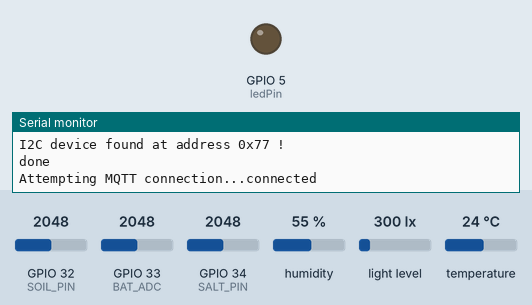
A sketch run on a simulated ESP32. Shown: output pins drawn as LEDs (lit = HIGH), the last lines printed to the serial monitor. The inputs (shaded band) are chosen by the test bench; at power-on: humidity 55 %, GPIO 32 (SOIL_PIN) = 2048, GPIO 33 (BAT_ADC) = 2048, GPIO 34 (SALT_PIN) = 2048, light level 300 lx, temperature 24 °C. No MQTT or app messages arrive unless stated; nothing arrives over Bluetooth unless stated; pins used as bus, display or sensor lines are not drawn.

Above: at 2.2 s.
2.3 s: humidity set to 22 %
At 6.4 s:
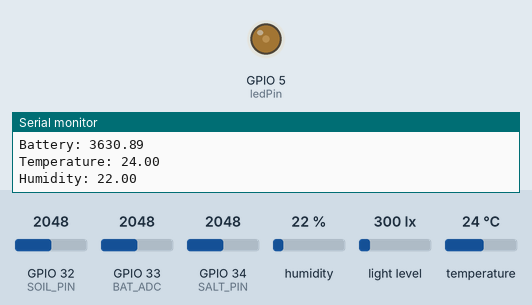
6.7 s: humidity set to 40 %
At 11.4 s:
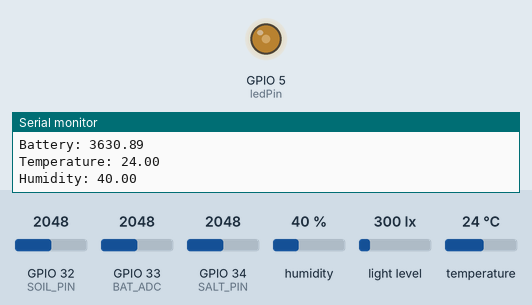
11.7 s: humidity set to 68 %
At 15.6 s:
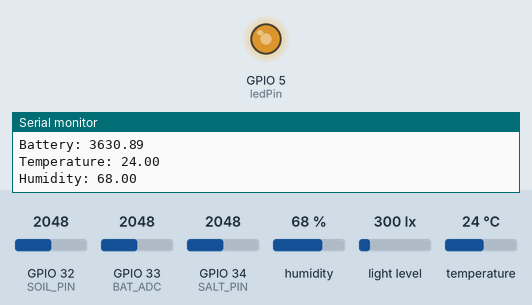
16.7 s: humidity set to 88 %
At 20.6 s:
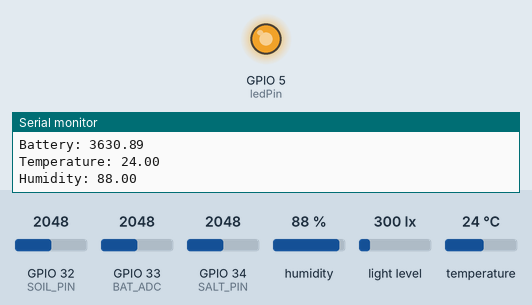
Timing chart, 0 to 22.1 s (numbered marks = the images above; inputs shaded):
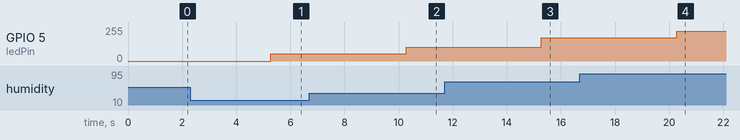

The sketch:

src.ino
```cpp
// Full suite of features: Bluetooth, MQTT, and sensing. Removed web server.
// ================================================================
// ================ Section 0: References =========================
// ================================================================

// https://randomnerdtutorials.com/esp32-mqtt-publish-subscribe-arduino-ide/
// https://randomnerdtutorials.com/testing-mosquitto-broker-and-client-on-raspbbery-pi/

/*  TABLE OF CONTENTS
 *  0 - References
 *  1 - Imports
 *  2 - Configurations
 *  3 - MQTT
 *  4 - Wifi
 *  5 - Sensing
 *  6 - Setup
 *  7 - Loop
 *  8 - Wire
 */
// ================================================================
// ================ Section 1: Imports ============================
// ================================================================

// Imports whose purpose is unclear:
#include <algorithm>
#include <arduino.h>
#include <iostream>
#include <Button2.h>            //https://github.com/LennartHennigs/Button2
#include <Wire.h>

// imported stuffs for pubsub/MQTT
#include <WiFi.h>
#include <PubSubClient.h>

// Imports for the sensors
#include <BH1750.h>             //https://github.com/claws/BH1750
#include <DHT12.h>              //https://github.com/xreef/DHT12_sensor_library

//Miscellaneous
#include "configuration.h"

//Bluetooth
#include "BluetoothSerial.h"

// ================================================================
// ================ Section 2: Configurations =====================
// ================================================================

#if !defined(CONFIG_BT_ENABLED) || !defined(CONFIG_BLUEDROID_ENABLED)
#error Bluetooth is not enabled! Please run `make menuconfig` to and enable it
#endif
BluetoothSerial SerialBT;

#define PIDN

typedef enum {
  DHTxx_SENSOR_ID,
  BHT1750_SENSOR_ID,
  SOIL_SENSOR_ID,
  SALT_SENSOR_ID,
  VOLTAGE_SENSOR_ID,
} sensor_id_t;

const int freq = 5000;
const int ledChannel = 0;
const int resolution = 8;
const int ledPin = 5;

typedef struct {
  uint32_t timestamp;     /**< time is in milliseconds */
  float temperature;      /**< temperature is in degrees centigrade (Celsius) */
  float light;            /**< light in SI lux units */
  float pressure;         /**< pressure in hectopascal (hPa) */
  float humidity;         /**<  humidity in percent */
  float altitude;         /**<  altitude in m */
  float voltage;           /**< voltage in volts (V) */
  uint8_t soli;           //Percentage of soil
  uint8_t salt;           //Percentage of salt
}
higrow_sensors_event_t;
//AsyncWebServer      server(80);
BH1750              lightMeter(OB_BH1750_ADDRESS);  //0x23
DHT12               dht12(DHT12_PIN, true);
Button2             button(BOOT_PIN);
Button2             useButton(USER_BUTTON);

bool                has_lightSensor = true;
bool                has_dhtSensor   = true;
uint64_t            timestamp       = 0;

void deviceProbe(TwoWire &t); // what does this even do

// MQTT IP address
const char* mqtt_server = "192.168.43.214"; //<<<<<<<<<<<<<<<<<<<<<<<<<<<<<<<<<<<<<<<<<<<<<<<<<<<<<<<<<<<<<<<<<<<<<<<<< IMPORTANT

//sets up MQTT delivery point
WiFiClient espClient;
PubSubClient client(espClient);
long lastMsg = 0;
char msg[50]; // variable for the message
int value = 0;

// ================================================================
// ================ Section 3: MQTT ===============================
// ================================================================

void callback(char* topic, byte* message, unsigned int length) {
  Serial.print("Message arrived on topic: ");
  Serial.print(topic);
  Serial.print(". Message: ");
  String messageTemp;

  for (int i = 0; i < length; i++) {
    Serial.print((char)message[i]);
    messageTemp += (char)message[i];
  }
  Serial.println();

  // Feel free to add more if statements to control more GPIOs with MQTT

  // If a message is received on the topic esp32/output, you check if the message is either "on" or "off".
  // Changes the output state according to the message
  if (String(topic) == "esp32/output") {
    Serial.print("Changing output to ");
    if (messageTemp == "on") {
      Serial.println("on");
      digitalWrite(ledPin, HIGH);
    }
    else if (messageTemp == "off") {
      Serial.println("off");
      digitalWrite(ledPin, LOW);
    }
  }
}

void reconnect() {
  // Loop until we're reconnected
  while (!client.connected()) {
    Serial.print("Attempting MQTT connection...");
    if (client.connect("ESP8266Client")) {
      Serial.println("connected");
      // Subscribe
      // client.subscribe("esp32/output");
    } else {
      Serial.print("failed, rc=");
      Serial.print(client.state());
      Serial.println(" try again in 5 seconds");
      // Wait 5 seconds before retrying
      delay(5000);
    }
  }
}

// Output Topic is subscribe
// ================================================================
// ================ Section 4: Wifi ===============================
// ================================================================

void setupWiFi() {
#ifdef SOFTAP_MODE
  Serial.print("Connect SSID:");
  Serial.print(WIFI_SSID);
  Serial.print(" Password:");
  Serial.println(WIFI_PASSWD);

  WiFi.begin(WIFI_SSID, WIFI_PASSWD);
  if (WiFi.waitForConnectResult() != WL_CONNECTED) {
    Serial.println("WiFi connect fail!");
    delay(3000);
    esp_restart();
  }
  Serial.print("WiFi connect success ! , ");
  Serial.print("IP Address: ");
  Serial.println(WiFi.localIP());
#endif
  //same stuff as the MQTT test. no need to edit.
}

// ================================================================
// ================ Section 5: Sensing ============================
// ================================================================

bool get_higrow_sensors_event(sensor_id_t id, higrow_sensors_event_t &val) {
  memset(&val, 0, sizeof(higrow_sensors_event_t));
  switch (id) {
    case DHTxx_SENSOR_ID: {
        val.temperature = dht12.readTemperature();
        val.humidity = dht12.readHumidity();
        if (isnan(val.temperature)) {
          val.temperature = 0.0;
        }
        if (isnan(val.humidity)) {
          val.humidity = 0.0;
        }
      }
      break;
    case BHT1750_SENSOR_ID: {
        if (has_lightSensor) {
          val.light = lightMeter.readLightLevel();
        } else {
          val.light = 0;
        }
      }
      break;
    case SOIL_SENSOR_ID: {
        uint16_t soil = analogRead(SOIL_PIN);
        val.soli = map(soil, 0, 4095, 100, 0);
      }
      break;
    case SALT_SENSOR_ID: {
        uint8_t samples = 120;
        uint32_t humi = 0;
        uint16_t array[120];
        for (int i = 0; i < samples; i++) {
          array[i] = analogRead(SALT_PIN);
          delay(2);
        }
        std::sort(array, array + samples);
        for (int i = 1; i < samples - 1; i++) {
          humi += array[i];
        }
        humi /= samples - 2;
        val.salt = humi;
      }
      break;
    case VOLTAGE_SENSOR_ID: {
        int vref = 1100;
        uint16_t volt = analogRead(BAT_ADC);
        val.voltage = ((float)volt / 4095.0) * 6.6 * (vref);
      }
      break;
    default:
      break;
  }
  return true;
}

// ================================================================
// ================ Section 6: Setup ============================
// ================================================================

void setup() {
  client.setServer(mqtt_server, 1883);
  client.setCallback(callback);
  Serial.begin(115200);
  SerialBT.begin("Sensor Test"); //Bluetooth device name
  ledcSetup(ledChannel, freq, resolution);
  ledcAttachPin(5, ledChannel);


  //! Sensor power control pin , use deteced must set high
  pinMode(POWER_CTRL, OUTPUT);
  digitalWrite(POWER_CTRL, 1);
  delay(1000);

  Wire.begin(I2C_SDA, I2C_SCL);

  deviceProbe(Wire);

  dht12.begin();

  if (!lightMeter.begin()) {
    Serial.println(F("Could not find a valid BH1750 sensor, check wiring!"));
    has_lightSensor = false;
  }
  setupWiFi();

}

// ================================================================
// ================ Section 7: Loop ===============================
// ================================================================

void loop() {
  //MORE IMPORTSS
  if (!client.connected()) {
    reconnect();
  }
  if (Serial.available()) {
    SerialBT.write(Serial.read());
  }
  if (SerialBT.available()) {
    Serial.write(SerialBT.read());
  }
  client.loop();
  if (millis() - timestamp > 5000) {
    timestamp = millis();
    float ts = timestamp / 1000;
    char temp[16];
    dtostrf(ts, 1, 2, temp);
    client.publish("esp32/output", "Refreshed-------Number 2-----------------Time: ");
    client.publish("esp32/output", temp);
    higrow_sensors_event_t val = {0};

    get_higrow_sensors_event(BHT1750_SENSOR_ID, val);
    Serial.print("Light: ");
    Serial.println(val.light);
    dtostrf(val.light, 1, 2, temp);
    client.publish("esp32/output", "illumination");
    client.publish("esp32/output", temp);


    get_higrow_sensors_event(SOIL_SENSOR_ID, val);
    Serial.print("Soil: ");
    Serial.println(val.soli);
    dtostrf(val.soli, 1, 2, temp);
    client.publish("esp32/output", "Soil Value");
    client.publish("esp32/output", temp);


    get_higrow_sensors_event(SALT_SENSOR_ID, val);
    Serial.print("Salt: ");
    Serial.println(val.salt);
    dtostrf(val.salt, 1, 2, temp);
    client.publish("esp32/output", "Salt");
    client.publish("esp32/output", temp);

    get_higrow_sensors_event(VOLTAGE_SENSOR_ID, val);
    Serial.print("Battery: ");
    Serial.println(val.voltage);
    dtostrf(val.voltage, 1, 2, temp);
    client.publish("esp32/output", "Battery");
    client.publish("esp32/output", temp);

    get_higrow_sensors_event(DHTxx_SENSOR_ID, val);
    Serial.print("Temperature: ");
    Serial.println(val.temperature);
    Serial.print("Humidity: ");
    Serial.println(val.humidity);
    ledcWrite(0, 256 * val.humidity / 100); ////////////////////////////////////////////////////////////////////////////////////////////////////////////////////
    dtostrf(val.temperature, 1, 2, temp);
    client.publish("esp32/output", "Temperature");
    client.publish("esp32/output", temp);
    dtostrf(val.humidity, 1, 2, temp);
    client.publish("esp32/output", "Humidity");
    client.publish("esp32/output", temp);
  }
}

// ================================================================
// ================ Section 8: Wire ===============================
// ================================================================

void deviceProbe(TwoWire &t) {
  uint8_t err, addr;
  int nDevices = 0;
  for (addr = 1; addr < 127; addr++) {
    t.beginTransmission(addr);
    err = t.endTransmission();
    if (err == 0) {
      Serial.print("I2C device found at address 0x");
      if (addr < 16)
        Serial.print("0");
      Serial.print(addr, HEX);
      Serial.println(" !");
      switch (addr) {
        case OB_BH1750_ADDRESS:
          has_dhtSensor = true;
          break;
        default:
          break;
      }
      nDevices++;
    } else if (err == 4) {
      Serial.print("Unknow error at address 0x");
      if (addr < 16)
        Serial.print("0");
      Serial.println(addr, HEX);
    }
  }
  if (nDevices == 0)
    Serial.println("No I2C devices found\n");
  else
    Serial.println("done\n");
}
```

configuration.h
```cpp
#pragma once

//The default is hotspot mode, the note will be connected to the configured WiFi
// #define SOFTAP_MODE
//Sensor selection, the default is the onboard sensor
// #define __HAS_BME280__               //BME280 temperature, humidity, pressure, height sensor
// #define __HAS_RGB__                  //WS2812 single point colorful light
// Only one of the following two can be selected, otherwise there will be conflicts
// #define __HAS_SHT3X__                //SHT3X temperature and humidity sensor
// #define __HAS_DS18B20__              //DS18B20 temperature and humidity sensor
// Wireless access point ssid password
#define WIFI_SSID               "SETUP-8801"
#define WIFI_PASSWD             "filter5872chose"


#define I2C_SDA                 (25)
#define I2C_SCL                 (26)
#define DHT12_PIN               (16)
#define BAT_ADC                 (33)
#define SALT_PIN                (34)
#define SOIL_PIN                (32)
#define BOOT_PIN                (0)
#define POWER_CTRL              (4)
#define USER_BUTTON             (35)
#define DS18B20_PIN             (21)                  //18b20 data pin

#define RGB_PIN                 (18)

#define OB_BH1750_ADDRESS       (0x23)
#define OB_BME280_ADDRESS       (0x77)
#define OB_SHT3X_ADDRESS        (0x44)

#ifdef _USE_CN_

#else

#define DASH_DHT_TEMPERATURE_STRING     "DHT1x Temperature"
#define DASH_DHT_HUMIDITY_STRING        "DHT1x Humidity"
#define DASH_BH1750_LUX_STRING          "BH1750"
#define DASH_SOIL_VALUE_STRING          "Soil Value"
#define DASH_SALT_VALUE_STRING          "Salt Value"
#define DASH_BATTERY_STRING             "Battery"


#endif  /*_USE_EN_*/
```

Measured:
- after the input at 2.3 s, GPIO 5 (ledPin): 0/255 → 56/255 after 3.0 s
- after the input at 6.7 s, GPIO 5 (ledPin): 56/255 → 102/255 after 3.6 s
- after the input at 11.7 s, GPIO 5 (ledPin): 102/255 → 173/255 after 3.6 s
- after the input at 16.7 s, GPIO 5 (ledPin): 173/255 → 224/255 after 3.6 s
